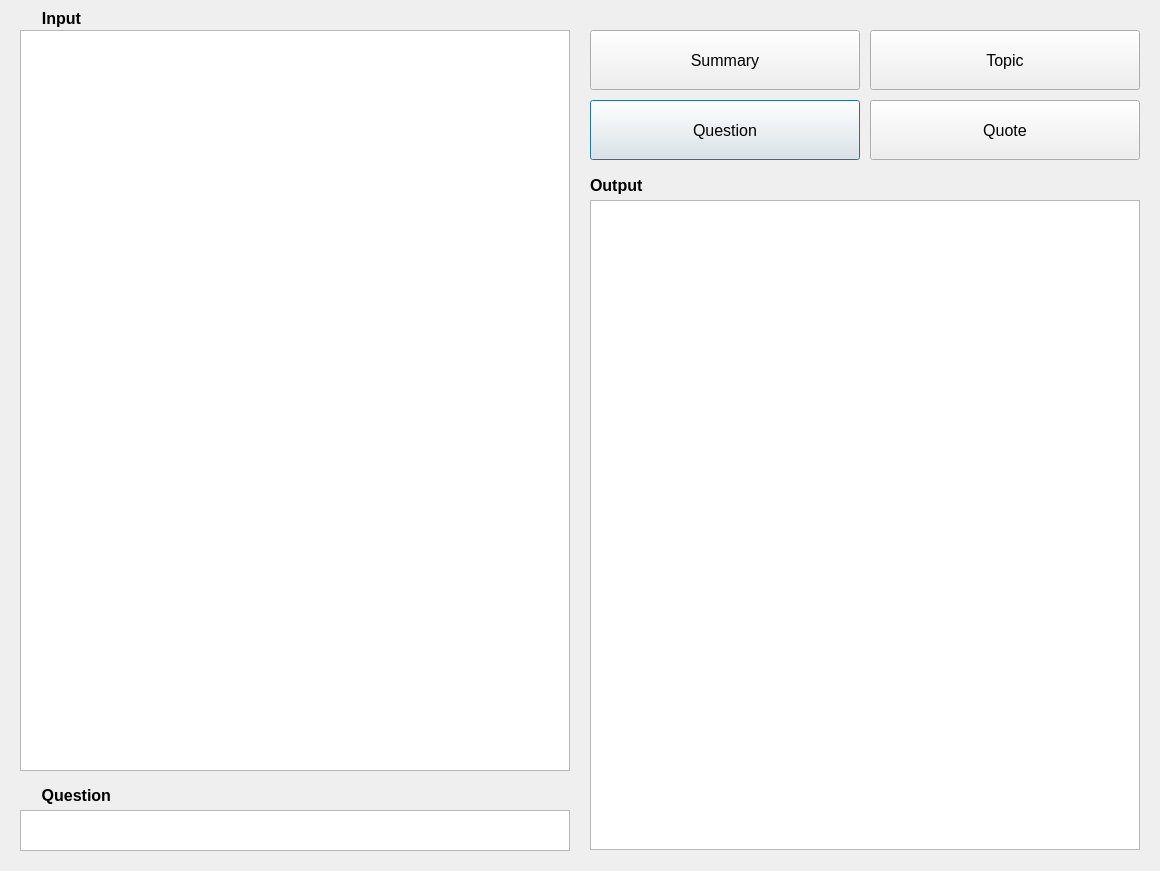
<?xml version="1.0" encoding="UTF-8"?>
<ui version="4.0">
 <class>Dialog</class>
 <widget class="QDialog" name="Dialog">
  <property name="geometry">
   <rect>
    <x>0</x>
    <y>0</y>
    <width>1160</width>
    <height>871</height>
   </rect>
  </property>
  <property name="windowTitle">
   <string>Dialog</string>
  </property>
  <widget class="QTextBrowser" name="TextOutput">
   <property name="geometry">
    <rect>
     <x>590</x>
     <y>200</y>
     <width>550</width>
     <height>650</height>
    </rect>
   </property>
  </widget>
  <widget class="QTextEdit" name="TextInput">
   <property name="geometry">
    <rect>
     <x>20</x>
     <y>30</y>
     <width>550</width>
     <height>741</height>
    </rect>
   </property>
  </widget>
  <widget class="QLabel" name="label">
   <property name="geometry">
    <rect>
     <x>20</x>
     <y>8</y>
     <width>61</width>
     <height>21</height>
    </rect>
   </property>
   <property name="font">
    <font>
     <pointsize>12</pointsize>
     <weight>75</weight>
     <bold>true</bold>
    </font>
   </property>
   <property name="text">
    <string>Input</string>
   </property>
   <property name="alignment">
    <set>Qt::AlignRight|Qt::AlignTrailing|Qt::AlignVCenter</set>
   </property>
  </widget>
  <widget class="QLabel" name="label_2">
   <property name="geometry">
    <rect>
     <x>590</x>
     <y>170</y>
     <width>81</width>
     <height>31</height>
    </rect>
   </property>
   <property name="font">
    <font>
     <pointsize>12</pointsize>
     <weight>75</weight>
     <bold>true</bold>
    </font>
   </property>
   <property name="text">
    <string>Output</string>
   </property>
   <property name="alignment">
    <set>Qt::AlignLeading|Qt::AlignLeft|Qt::AlignVCenter</set>
   </property>
  </widget>
  <widget class="QPushButton" name="ButtonQuestion">
   <property name="geometry">
    <rect>
     <x>590</x>
     <y>100</y>
     <width>270</width>
     <height>60</height>
    </rect>
   </property>
   <property name="font">
    <font>
     <pointsize>12</pointsize>
     <weight>50</weight>
     <bold>false</bold>
    </font>
   </property>
   <property name="text">
    <string>Question</string>
   </property>
  </widget>
  <widget class="QPushButton" name="ButtonQuote">
   <property name="geometry">
    <rect>
     <x>870</x>
     <y>100</y>
     <width>270</width>
     <height>60</height>
    </rect>
   </property>
   <property name="font">
    <font>
     <pointsize>12</pointsize>
     <weight>50</weight>
     <bold>false</bold>
    </font>
   </property>
   <property name="text">
    <string>Quote</string>
   </property>
  </widget>
  <widget class="QPushButton" name="ButtonSummary">
   <property name="geometry">
    <rect>
     <x>590</x>
     <y>30</y>
     <width>270</width>
     <height>60</height>
    </rect>
   </property>
   <property name="font">
    <font>
     <pointsize>12</pointsize>
     <weight>50</weight>
     <bold>false</bold>
    </font>
   </property>
   <property name="text">
    <string>Summary</string>
   </property>
  </widget>
  <widget class="QPushButton" name="ButtonTopic">
   <property name="geometry">
    <rect>
     <x>870</x>
     <y>30</y>
     <width>270</width>
     <height>60</height>
    </rect>
   </property>
   <property name="font">
    <font>
     <pointsize>12</pointsize>
     <weight>50</weight>
     <bold>false</bold>
    </font>
   </property>
   <property name="text">
    <string>Topic</string>
   </property>
  </widget>
  <widget class="QTextEdit" name="Question_Input">
   <property name="geometry">
    <rect>
     <x>20</x>
     <y>810</y>
     <width>550</width>
     <height>41</height>
    </rect>
   </property>
  </widget>
  <widget class="QLabel" name="label_3">
   <property name="geometry">
    <rect>
     <x>20</x>
     <y>780</y>
     <width>91</width>
     <height>31</height>
    </rect>
   </property>
   <property name="font">
    <font>
     <pointsize>12</pointsize>
     <weight>75</weight>
     <bold>true</bold>
    </font>
   </property>
   <property name="text">
    <string>Question</string>
   </property>
   <property name="alignment">
    <set>Qt::AlignRight|Qt::AlignTrailing|Qt::AlignVCenter</set>
   </property>
  </widget>
 </widget>
 <resources/>
 <connections/>
</ui>
